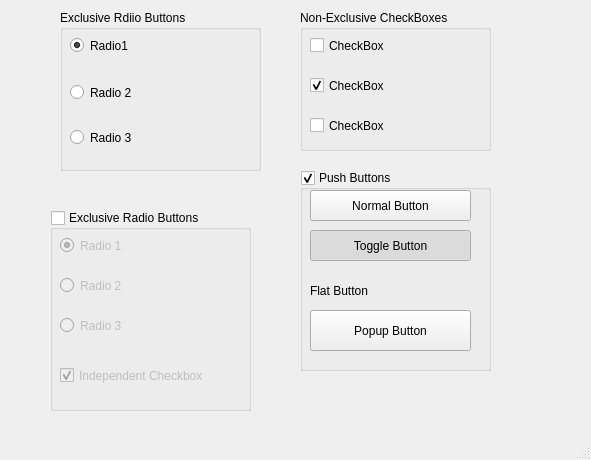
<?xml version="1.0" encoding="UTF-8"?>
<ui version="4.0">
 <class>MainWindow</class>
 <widget class="QMainWindow" name="MainWindow">
  <property name="geometry">
   <rect>
    <x>0</x>
    <y>0</y>
    <width>591</width>
    <height>460</height>
   </rect>
  </property>
  <property name="windowTitle">
   <string>MainWindow</string>
  </property>
  <widget class="QWidget" name="centralwidget">
   <widget class="QGroupBox" name="groupBox">
    <property name="geometry">
     <rect>
      <x>60</x>
      <y>10</y>
      <width>201</width>
      <height>161</height>
     </rect>
    </property>
    <property name="title">
     <string>Exclusive Rdiio Buttons</string>
    </property>
    <widget class="QRadioButton" name="radioButton">
     <property name="geometry">
      <rect>
       <x>10</x>
       <y>72</y>
       <width>141</width>
       <height>21</height>
      </rect>
     </property>
     <property name="text">
      <string>Radio 2</string>
     </property>
    </widget>
    <widget class="QRadioButton" name="radioButton_2">
     <property name="geometry">
      <rect>
       <x>10</x>
       <y>112</y>
       <width>161</width>
       <height>31</height>
      </rect>
     </property>
     <property name="text">
      <string>Radio 3</string>
     </property>
    </widget>
    <widget class="QRadioButton" name="radioButton_3">
     <property name="geometry">
      <rect>
       <x>10</x>
       <y>20</y>
       <width>161</width>
       <height>31</height>
      </rect>
     </property>
     <property name="text">
      <string>Radio1</string>
     </property>
     <property name="checked">
      <bool>true</bool>
     </property>
    </widget>
   </widget>
   <widget class="QGroupBox" name="groupBox_2">
    <property name="geometry">
     <rect>
      <x>300</x>
      <y>10</y>
      <width>191</width>
      <height>141</height>
     </rect>
    </property>
    <property name="title">
     <string>Non-Exclusive CheckBoxes</string>
    </property>
    <widget class="QCheckBox" name="checkBox">
     <property name="geometry">
      <rect>
       <x>10</x>
       <y>20</y>
       <width>141</width>
       <height>31</height>
      </rect>
     </property>
     <property name="text">
      <string>CheckBox</string>
     </property>
    </widget>
    <widget class="QCheckBox" name="checkBox_2">
     <property name="geometry">
      <rect>
       <x>10</x>
       <y>60</y>
       <width>141</width>
       <height>31</height>
      </rect>
     </property>
     <property name="text">
      <string>CheckBox</string>
     </property>
     <property name="checked">
      <bool>true</bool>
     </property>
    </widget>
    <widget class="QCheckBox" name="checkBox_3">
     <property name="geometry">
      <rect>
       <x>10</x>
       <y>100</y>
       <width>141</width>
       <height>31</height>
      </rect>
     </property>
     <property name="text">
      <string>CheckBox</string>
     </property>
    </widget>
   </widget>
   <widget class="QGroupBox" name="groupBox_3">
    <property name="geometry">
     <rect>
      <x>50</x>
      <y>210</y>
      <width>201</width>
      <height>201</height>
     </rect>
    </property>
    <property name="title">
     <string>Exclusive Radio Buttons</string>
    </property>
    <property name="checkable">
     <bool>true</bool>
    </property>
    <property name="checked">
     <bool>false</bool>
    </property>
    <widget class="QRadioButton" name="radioButton_4">
     <property name="geometry">
      <rect>
       <x>10</x>
       <y>20</y>
       <width>181</width>
       <height>31</height>
      </rect>
     </property>
     <property name="text">
      <string>Radio 1</string>
     </property>
     <property name="checked">
      <bool>true</bool>
     </property>
    </widget>
    <widget class="QRadioButton" name="radioButton_5">
     <property name="geometry">
      <rect>
       <x>10</x>
       <y>60</y>
       <width>181</width>
       <height>31</height>
      </rect>
     </property>
     <property name="text">
      <string>Radio 2</string>
     </property>
    </widget>
    <widget class="QRadioButton" name="radioButton_6">
     <property name="geometry">
      <rect>
       <x>10</x>
       <y>100</y>
       <width>181</width>
       <height>31</height>
      </rect>
     </property>
     <property name="text">
      <string>Radio 3</string>
     </property>
    </widget>
    <widget class="QCheckBox" name="checkBox_4">
     <property name="geometry">
      <rect>
       <x>10</x>
       <y>150</y>
       <width>181</width>
       <height>31</height>
      </rect>
     </property>
     <property name="text">
      <string>Independent Checkbox</string>
     </property>
     <property name="checked">
      <bool>true</bool>
     </property>
    </widget>
   </widget>
   <widget class="QGroupBox" name="groupBox_4">
    <property name="geometry">
     <rect>
      <x>300</x>
      <y>170</y>
      <width>191</width>
      <height>201</height>
     </rect>
    </property>
    <property name="title">
     <string>Push Buttons</string>
    </property>
    <property name="checkable">
     <bool>true</bool>
    </property>
    <widget class="QPushButton" name="pushButton">
     <property name="geometry">
      <rect>
       <x>10</x>
       <y>20</y>
       <width>161</width>
       <height>31</height>
      </rect>
     </property>
     <property name="text">
      <string>Normal Button</string>
     </property>
    </widget>
    <widget class="QPushButton" name="pushButton_2">
     <property name="geometry">
      <rect>
       <x>10</x>
       <y>60</y>
       <width>161</width>
       <height>31</height>
      </rect>
     </property>
     <property name="text">
      <string>Toggle Button</string>
     </property>
     <property name="checkable">
      <bool>true</bool>
     </property>
     <property name="checked">
      <bool>true</bool>
     </property>
    </widget>
    <widget class="QLabel" name="label">
     <property name="geometry">
      <rect>
       <x>10</x>
       <y>100</y>
       <width>161</width>
       <height>41</height>
      </rect>
     </property>
     <property name="text">
      <string>Flat Button</string>
     </property>
     <property name="margin">
      <number>0</number>
     </property>
    </widget>
    <widget class="QPushButton" name="popupbutton">
     <property name="geometry">
      <rect>
       <x>10</x>
       <y>140</y>
       <width>161</width>
       <height>41</height>
      </rect>
     </property>
     <property name="text">
      <string>Popup Button</string>
     </property>
    </widget>
   </widget>
  </widget>
  <widget class="QMenuBar" name="menubar">
   <property name="geometry">
    <rect>
     <x>0</x>
     <y>0</y>
     <width>591</width>
     <height>18</height>
    </rect>
   </property>
  </widget>
  <widget class="QStatusBar" name="statusbar"/>
 </widget>
 <resources/>
 <connections/>
</ui>
